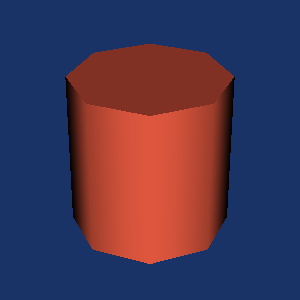

Reproduce this figure in Python.
#!/usr/bin/env python

# Basic rendering and pipeline creation with a cylinder.

# Factory overrides: importing these modules registers the OpenGL rendering
# and interaction style implementations for vtkRenderingCore factory classes.
import vtkmodules.vtkInteractionStyle  # noqa: F401
import vtkmodules.vtkRenderingOpenGL2  # noqa: F401
# VTK pipeline classes used in this example
from vtkmodules.vtkFiltersSources import vtkCylinderSource
from vtkmodules.vtkRenderingCore import (
    vtkActor,
    vtkPolyDataMapper,
    vtkRenderWindow,
    vtkRenderWindowInteractor,
    vtkRenderer,
)

# Colors (normalized RGB)
tomato_rgb = (1.0, 0.388, 0.278)
dark_blue_background_rgb = (0.102, 0.2, 0.4)

# Source: generate cylinder polygon data
cylinder_source = vtkCylinderSource()
cylinder_source.SetResolution(8)

# Mapper: map polygon data to graphics primitives
poly_data_mapper = vtkPolyDataMapper()
poly_data_mapper.SetInputConnection(cylinder_source.GetOutputPort())

# Actor: position, orient, and color the mapped geometry
actor = vtkActor()
actor.SetMapper(poly_data_mapper)
actor.GetProperty().SetColor(tomato_rgb)
actor.RotateX(30.0)
actor.RotateY(-45.0)

# Renderer: assemble the scene and configure the camera
renderer = vtkRenderer()
renderer.AddActor(actor)
renderer.SetBackground(dark_blue_background_rgb)

# Window: display the rendered scene
render_window = vtkRenderWindow()
render_window.AddRenderer(renderer)
render_window.SetWindowName("cylinder example")
render_window.SetMultiSamples(0)
render_window.SetSize(300, 300)

# Interactor: handle mouse and keyboard events
render_window_interactor = vtkRenderWindowInteractor()
render_window_interactor.SetRenderWindow(render_window)

# Scene: configure the camera
renderer.ResetCamera()
renderer.GetActiveCamera().Zoom(1.5)

# Start: launch the interactive visualization
render_window_interactor.Initialize()
render_window_interactor.Start()
